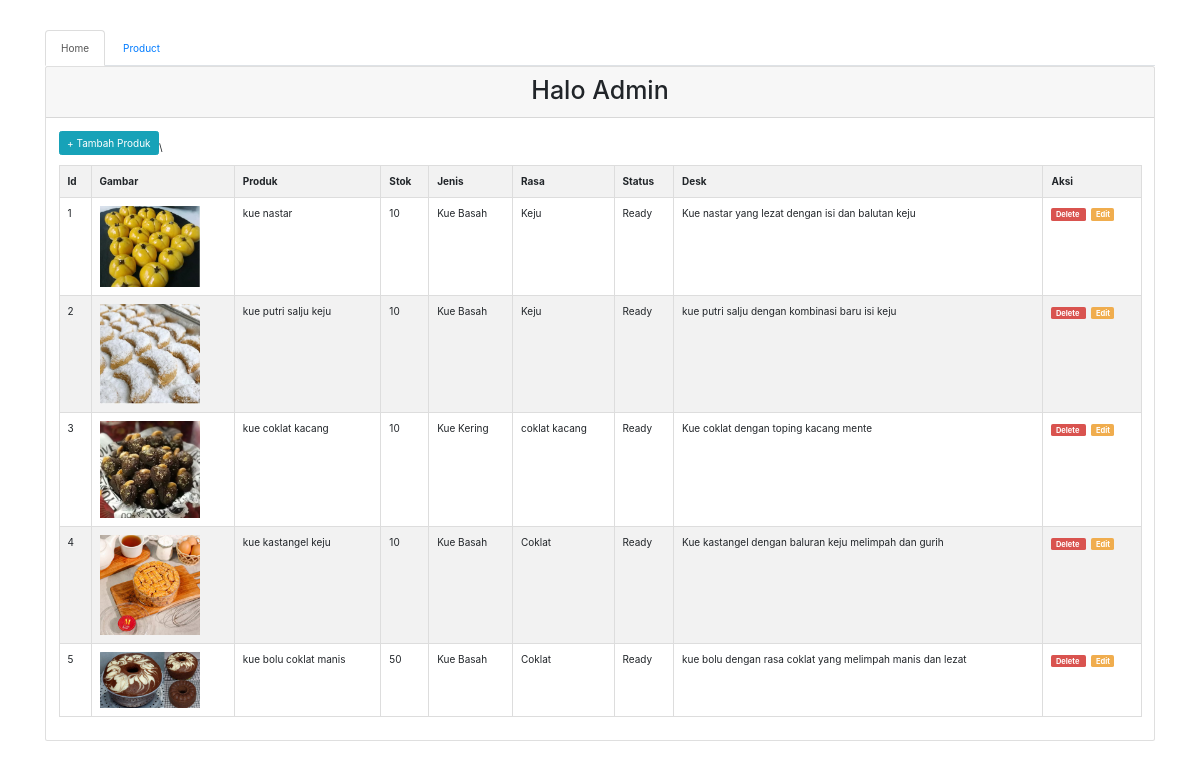
The app's page /admin/index.php with its own data.
### tables this page shows
CREATE TABLE `produk` (
  `id` int(11) NOT NULL,
  `produk` varchar(50) NOT NULL,
  `gambar` text NOT NULL,
  `stok` int(11) NOT NULL,
  `id_jenis` int(11) NOT NULL,
  `id_rasa` int(11) NOT NULL,
  `id_status` int(11) NOT NULL,
  `deskripsi` varchar(90) NOT NULL
);

CREATE TABLE `jenis_produk` (
  `id_jenis` int(11) NOT NULL,
  `nama_jenis` varchar(50) NOT NULL
);

CREATE TABLE `rasa_produk` (
  `id_rasa` int(11) NOT NULL,
  `nama_rasa` varchar(50) NOT NULL
);

CREATE TABLE `status_produk` (
  `id_status` int(11) NOT NULL,
  `nama_status` varchar(255) NOT NULL
);

### admin/index.php (the view, shortened to what this page needs)
<!DOCTYPE html>
<html lang="en">
<head>
    <link rel="stylesheet" href="https://maxcdn.bootstrapcdn.com/bootstrap/3.4.1/css/bootstrap.min.css">
    <link rel="stylesheet" href="https://stackpath.bootstrapcdn.com/bootstrap/4.4.1/css/bootstrap.min.css">
    <link rel="stylesheet" href="//cdn.datatables.net/1.10.20/css/jquery.dataTables.min.css">
</head>
<body>
    <div class="container">
        <div class="row mt-5">
            <div class="col-md-12">
                <ul class="nav nav-tabs">
                    <li class="active"><a href="#">Home</a></li>
                    <li><a href="../users/index.php">Product</a></li>
                </ul>
                <div class="card">
                    <div class="card-header">
                        <center>
                            <h1>Halo Admin </h1>
                        </center>
                    </div>
                    <div class="card-body">
                        <a class="btn btn-info" style="margin-bottom:10px" href="tambah.php??nama_halaman=NAMA HALAMAN NYA"> + Tambah Produk </a>\
                        <table class="table table-striped table-bordered" id="myTable">
                            <?php
                            include '../koneksi.php';
                            $query = mysqli_query($conn, "SELECT * from produk as p join jenis_produk as jp on p.id_jenis = jp.id_jenis join rasa_produk as rp on p.id_rasa = rp.id_rasa join status_produk as sp on p.id_status = sp.id_status ORDER BY p.id ASC;");
                            ?>
                            <tr>
                                <th>
                                    Id
                                </th>
                                <th>
                                    Gambar
                                </th>
                                <th>
                                    Produk
                                </th>
                                <th>
                                    Stok
                                </th>
                                <th>
                                    Jenis
                                </th>
                                <th>
                                    Rasa
                                </th>
                                <th>
                                    Status
                                </th>
                                <th>
                                    Desk
                                </th>
                                <th>
                                    Aksi
                                </th>
                            </tr>
                            <?php
                            if (mysqli_num_rows($query) > 0) {
                                while ($data = mysqli_fetch_array($query)) {
                            ?>
                                    <tr>
                                        <td> <?php echo $data["id"] ?></td>
                                        <td> <img src="<?php echo $data["gambar"] ?>" width="100"> </td>
                                        <td> <?php echo $data["produk"] ?> </td>
                                        <td> <?php echo $data["stok"] ?> </td>
                                        <td> <?php echo $data["nama_jenis"] ?></td>
                                        <td> <?php echo $data["nama_rasa"] ?></td>
                                        <td> <?php echo $data["nama_status"] ?></td>
                                        <td> <?php echo $data["deskripsi"] ?></td>
                                        <td> <a href="proses_hapus.php?id=<?php echo $data["id"] ?>" class="label label-danger" onclick="return confirm('Apakah anda yakin ingin menghapus data?');"> Delete </a> &nbsp; <a href="edit.php?id=<?php echo $data["id"] ?>" class="label label-warning" onclick="return confirm('Apakah anda yakin ingin mengedit data?');"> Edit </a></td>
                                    </tr>
                                <?php } ?>
                            <?php } ?>
                        </table>
                    </div>
                </div>
            </div>
        </div>
</body>
</html>

### records on screen
produk: id "1", gambar (picture), produk "kue nastar", stok "10", id_jenis.nama_jenis "Kue Basah", id_rasa.nama_rasa "Keju", id_status.nama_status "Ready", deskripsi "Kue nastar yang lezat dengan isi dan balutan keju"
produk: id "2", gambar (picture), produk "kue putri salju keju", stok "10", id_jenis.nama_jenis "Kue Basah", id_rasa.nama_rasa "Keju", id_status.nama_status "Ready", deskripsi "kue putri salju dengan kombinasi baru isi keju"
produk: id "3", gambar (picture), produk "kue coklat kacang", stok "10", id_jenis.nama_jenis "Kue Kering", id_rasa.nama_rasa "coklat kacang", id_status.nama_status "Ready", deskripsi "Kue coklat dengan toping kacang mente"
produk: id "4", gambar (picture), produk "kue kastangel keju", stok "10", id_jenis.nama_jenis "Kue Basah", id_rasa.nama_rasa "Coklat", id_status.nama_status "Ready", deskripsi "Kue kastangel dengan baluran keju melimpah dan gurih"
produk: id "5", gambar (picture), produk "kue bolu coklat manis", stok "50", id_jenis.nama_jenis "Kue Basah", id_rasa.nama_rasa "Coklat", id_status.nama_status "Ready", deskripsi "kue bolu dengan rasa coklat yang melimpah manis dan lezat"
